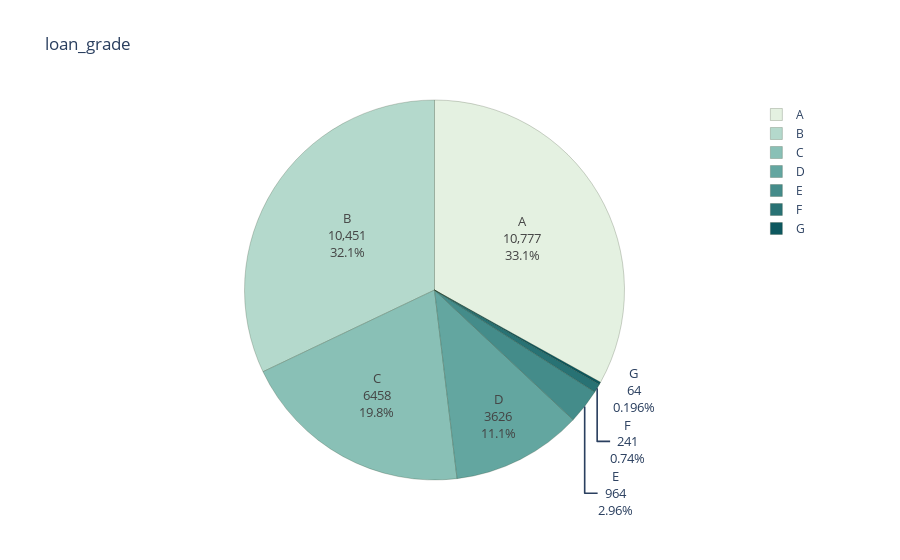

Notebook code cell kept with this figure:
### Code cell
level_counts = df.loan_grade.value_counts()
fig = px.pie(values = level_counts.values, 
            names = level_counts.index, 
            color_discrete_sequence=px.colors.sequential.Mint,
            title='loan_grade')
fig.update_traces(textinfo='label+percent+value', textfont_size=13,
                 marker=dict(line=dict(color='#102000', width=0.2)))
fig.show()

### Figure 1 — Plotly figure (JSON) as saved in the notebook; plotly's stock layout.template omitted (floating-point values rounded to 4 significant figures)
{"data": [{"domain": {"x": [0, 1], "y": [0, 1]}, "hovertemplate": "label=%{label}<br>value=%{value}<extra></extra>", "labels": ["A", "B", "C", "D", "E", "F", "G"], "legendgroup": "", "marker": {"line": {"color": "#102000", "width": 0.2}}, "name": "", "showlegend": true, "textfont": {"size": 13}, "textinfo": "label+percent+value", "type": "pie", "values": [10777, 10451, 6458, 3626, 964, 241, 64]}], "layout": {"legend": {"tracegroupgap": 0}, "piecolorway": ["rgb(228, 241, 225)", "rgb(180, 217, 204)", "rgb(137, 192, 182)", "rgb(99, 166, 160)", "rgb(68, 140, 138)", "rgb(40, 114, 116)", "rgb(13, 88, 95)"], "title": {"text": "loan_grade"}}}
